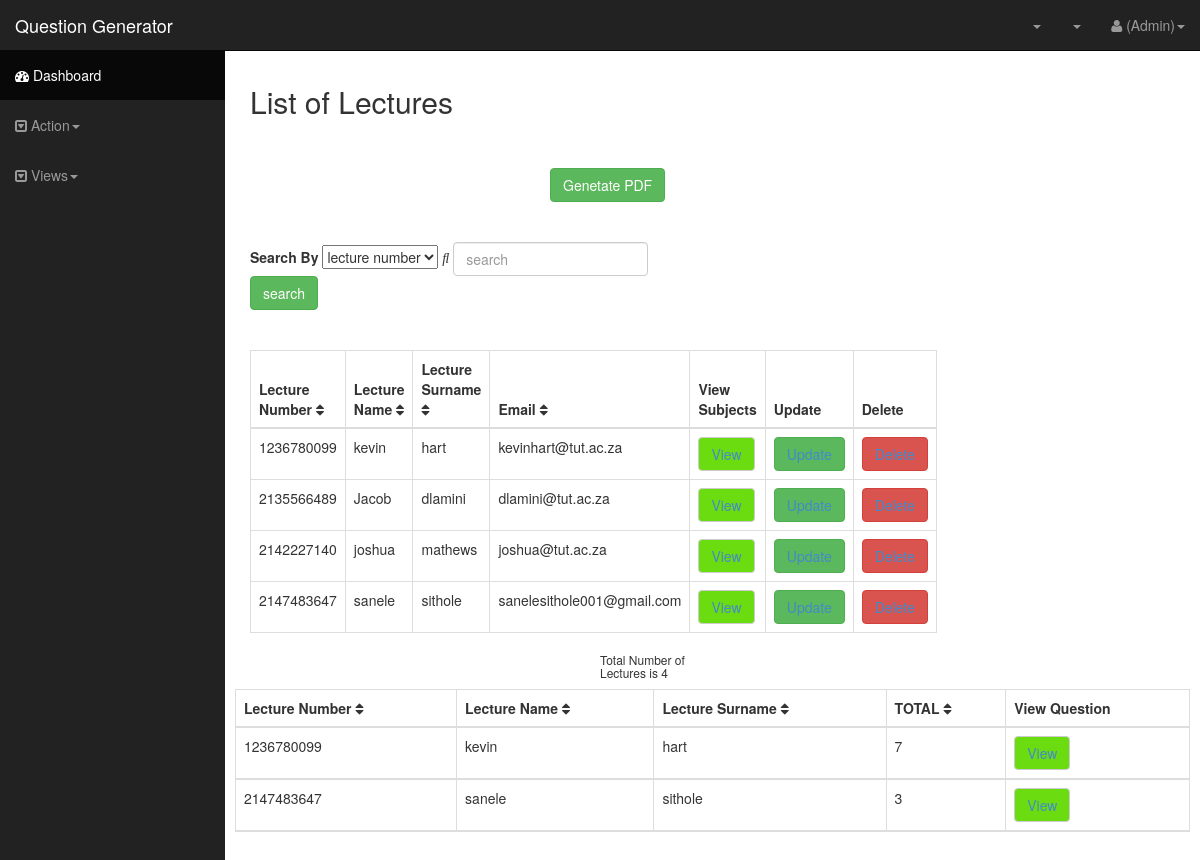
The app's page /admin.php with its own data.
### tables this page shows
CREATE TABLE `lecture` (
  `lecture_id` int(10) NOT NULL,
  `lecture_name` varchar(20) NOT NULL,
  `lecture_surname` varchar(20) NOT NULL,
  `lecture_emai` varchar(30) NOT NULL
);

### admin.php (the view, shortened to what this page needs)
<?php
include("connection.php");
?>
<!DOCTYPE html>
<html lang="en">
  <head>
    <link href="css/bootstrap.css" rel="stylesheet">
    <link href="css/sb-admin.css" rel="stylesheet">
    <link rel="stylesheet" href="font-awesome/css/font-awesome.min.css">
    <link rel="stylesheet" href="http://cdn.oesmith.co.uk/morris-0.4.3.min.css">
  </head>
  <body>
    <div id="wrapper">
      <nav class="navbar navbar-inverse navbar-fixed-top" role="navigation">
        <div class="navbar-header">
          <a class="navbar-brand" href="#">Question Generator</a>
        </div>
        <div class="collapse navbar-collapse navbar-ex1-collapse">
          <ul class="nav navbar-nav side-nav">
            <li class="active"><a href="#"><i class="fa fa-dashboard"></i> Dashboard</a></li>
         <li class="dropdown">
         <a href="#" class="dropdown-toggle" data-toggle="dropdown"><i class="fa fa-caret-square-o-down"></i> Action<b class="caret"></b></a>
            </li>
            <li class="dropdown">
              <a href="#" class="dropdown-toggle" data-toggle="dropdown"><i class="fa fa-caret-square-o-down"></i> Views<b class="caret"></b></a>
            </li>
          </ul>
          <ul class="nav navbar-nav navbar-right navbar-user">
            <li class="dropdown messages-dropdown">
              <a href="#" class="dropdown-toggle" data-toggle="dropdown"><i class=""></i> <span class="badge"></span> <b class="caret"></b></a>
            </li>
            <li class="dropdown alerts-dropdown">
              <a href="#" class="dropdown-toggle" data-toggle="dropdown"><i class=""></i>  <span class="badge"></span> <b class="caret"></b></a>
            <li class="dropdown user-dropdown">
              <a href="#" class="dropdown-toggle" data-toggle="dropdown"><i class="fa fa-user"></i> <?php echo $_SESSION['email'];?>(Admin)<b class="caret"></b></a>
            </li>
          </ul>
        </div>
      </nav>
      <div id="page-wrapper">
        <div class="row">
        <div class="col-lg-6">
            <h2>List of Lectures</h2>
             <br>
             <br>
             <form class="form-inline" method="post" action="admin.php" target="_blank">
               <input style="margin-left:300px;" class="btn btn-success" type="submit" name="pdf" value="Genetate PDF">
             </form>
              <br>
              <br>
             <form class="form-inline" method="post" action="admin.php">
               <label>Search By</label>
               <select name="filter">
               <option value="lecture number">lecture number</option>
               </select>
               <i class="fas fa-search" aria-hidden="true"></i>
               <input  class="form-control  form-control-sm ml-3 w-75" type="text" name="query" placeholder="search" aria-lebel = "search">
               <input class="btn btn-success" type="submit" name="search" value="search">
             </form>
             <br>
             <br>
            <div class="table-responsive">
              <table class="table table-bordered table-hover tablesorter">
                <thead>
                  <tr>
                    <th>Lecture Number <i class="fa fa-sort"></i></th>
                    <th>Lecture Name <i class="fa fa-sort"></i></th>
                    <th>Lecture Surname <i class="fa fa-sort"></i></th>
                    <th>Email <i class="fa fa-sort"></i></th>
                    <th>View Subjects </th>
                    <th>Update </th>
                    <th>Delete </th>
                  </tr>
                </thead>
                <tbody>
                <?php
                 if(isset($_POST['search']))
                 {
                  $dataless = "no matching record found";
                  $filter = $_POST['query'];
                  $keyword =$_POST['filter'];
                  if($keyword = "lecture number")
                  {
                    $sql = "SELECT * FROM lecture WHERE  lecture_id LIKE '%$filter%' ";
                    $results = mysqli_query($con,$sql) or die(mysqli_error($con));
                    $rows = mysqli_num_rows($results) or die(mysqli_error($con));
                    if($rows > 0)
                    {
                     while($row = mysqli_fetch_array($results))
                     {
                           $id = $row ['lecture_id'];
                           $name = $row ['lecture_name'];
                           $surname = $row ['lecture_surname'];
                           $email = $row ['lecture_emai'];
                           ?>
                            <tr>
                            <td><?php echo $id;?></td>
                            <td><?php echo $name;?></td>
                            <td><?php echo $surname;?></td>
                            <td><?php echo $email;?></td>
                            <td><button type="submit" class="btn btn-default"  name="save"id="save"><a href ="lectureSubj.php?id=<?php echo $id ?>">View</a></button></td>
                            <td><button type="submit" class="btn btn-success"  name="save"id="save"><a href="lectureUpd.php?id=<?php echo $id ?>">Update</a></button></td>
                            <td><button type="submit" class="btn btn-danger"  name="save"id="save"><a href="lectureDel.php?id=<?php echo $id ?>"  onclick="return confirm('Are you sure you want to delete?')">Delete</a></button> </td>
                            </tr>
                            <?php
                         }
                    }
                    else{
                           ?>
                               <tr>
                                <td><?php  echo $dataless; ?></td>
                               </tr>
                           <?php
                    }
                  }
                  else{
                    $sql = "SELECT * FROM lecture WHERE  lecture_surname LIKE '%$filter%'";
                    $results = mysqli_query($con,$sql) or die(mysqli_error($con));
                    $rows = mysqli_num_rows($results) or die(mysqli_error($con));
                    if($rows > 0)
                    {
                     while($row = mysqli_fetch_array($results))
                     {
                           $id = $row ['lecture_id'];
                           $name = $row ['lecture_name'];
                           $surname = $row ['lecture_surname'];
                           $email = $row ['lecture_emai'];
                           ?>
                            <tr>
                            <td><?php echo $id;?></td>
                            <td><?php echo $name;?></td>
                            <td><?php echo $surname;?></td>
                            <td><?php echo $email;?></td>
                            <td><button type="submit" class="btn btn-default"  name="save"id="save"><a href ="lectureSubj.php?id=<?php echo $id ?>">View</a></button></td>
                            <td><button type="submit" class="btn btn-success"  name="save"id="save"><a href="lectureUpd.php?id=<?php echo $id ?>">Update</a></button></td>
                            <td><button type="submit" class="btn btn-danger"  name="save"id="save"><a href="lectureDel.php?id=<?php echo $id ?>"  onclick="return confirm('Are you sure you want to delete?')">Delete</a></button> </td>
                            </tr>
                            <?php
                         }
                    }
                    else{
                           ?>
                               <tr>
                                <td><?php  echo $dataless; ?></td>
                               </tr>
                           <?php
                    }
                  }
                 }
                 else
                 {
                  $sql = "SELECT * FROM lecture ";
                  $results = mysqli_query($con,$sql);
                  while($row = mysqli_fetch_array($results))
                  {
                        $id = $row ['lecture_id'];
                        $name = $row ['lecture_name'];
                        $surname = $row ['lecture_surname'];
                        $email = $row ['lecture_emai'];
                ?>
                  <tr>
                    <td><?php echo $id;?></td>
                    <td><?php echo $name;?></td>
                    <td><?php echo $surname;?></td>
                    <td><?php echo $email;?></td>
                    <td><button type="submit" class="btn btn-default"  name="save"id="save"><a href ="lectureSubj.php?id=<?php echo $id ?>">View</a></button></td>
                    <td><button type="submit" class="btn btn-success"  name="save"id="save"><a href="lectureUpd.php?id=<?php echo $id ?>">Update</a></button></d>
                    <td><button type="submit" class="btn btn-danger"  name="save"id="save"><a href="lectureDel.php?id=<?php echo $id ?>"  onclick="return confirm('Are you sure you want to delete?')">Delete</a></button> </td>
               </tr>
                  <?php
                    }
                  }
                  ?>
                </tbody>
              </table>
              <?php
               $count = "";
                $sql = "SELECT COUNT(lecture_id) id FROM lecture";
                $results = mysqli_query($con,$sql);
                while($row = mysqli_fetch_array($results))
                {
                    $count = $row['id'];
                }
             ?>
                <h6 style="margin-left:350px;">Total Number of Lectures is <?php echo $count; ?></h6>
            </div>
          </div>
          <br>
          <br>
          <div class="table-responsive">
              <table class="table table-bordered table-hover tablesorter">
                <thead>
                  <tr>
                    <th>Lecture Number <i class="fa fa-sort"></i></th>
                    <th>Lecture Name <i class="fa fa-sort"></i></th>
                    <th>Lecture Surname <i class="fa fa-sort"></i></th>
                    <th>TOTAL <i class="fa fa-sort"></i></th>
                    <th>View Question </th>
          <?php
             $sql = "SELECT l.lecture_id,l.lecture_name,l.lecture_surname,COUNT(q.question_id)AS paper FROM lecture l,question_paper q
             WHERE l.lecture_id = q.lecture_id
             GROUP BY l.lecture_id,l.lecture_name,l.lecture_surname;";
             $res = mysqli_query($con,$sql);
             while($row = mysqli_fetch_array($res))
             {
                 $id = $row ['lecture_id'];
                  $name = $row ['lecture_name'];
                  $surname = $row ['lecture_surname'];
                 $count = $row['paper'];
                 ?>
                    <tr>
                    <td><?php echo $id;?></td>
                    <td><?php echo $name;?></td>
                    <td><?php echo $surname;?></td>
                    <td><?php echo $count;?></td>
                    <td><button type="submit" class="btn btn-default"  name="save"id="save"><a href ="lectureQuest.php?id=<?php echo $id ?>">View</a></button></td>
               </tr>
                 <?php
             }
          ?>
      </table>
        </div>
      </div>
    </div>
  </body>
</html>

### css/sb-admin.css (style rules this page uses)
body { margin-top: 50px; }
#wrapper { padding-left: 0; }
#page-wrapper { width: 100%; padding: 5px 15px; }
table.tablesorter thead { cursor: pointer; }
@media (min-width:768px) { #wrapper { padding-left: 225px; } }
@media (min-width:768px) { #page-wrapper { padding: 15px 25px; } }
@media (min-width:768px) { .side-nav { margin-left: -225px; left: 225px; width: 225px; position: fixed; top: 50px; height: 100%; border-radius: 0; border: none; background-color: #222222; overflow-y: auto; } }
@media (min-width:768px) { .side-nav>li>a { width: 225px; } }
@media (min-width:768px) { .navbar-collapse { padding-left: 15px !important; padding-right: 15px !important; } }

### records on screen
lecture: lecture_id "1236780099", lecture_name "kevin", lecture_surname "hart", lecture_emai "kevinhart@tut.ac.za", count "7"
lecture: lecture_id "2135566489", lecture_name "Jacob", lecture_surname "dlamini", lecture_emai "dlamini@tut.ac.za"
lecture: lecture_id "2142227140", lecture_name "joshua", lecture_surname "mathews", lecture_emai "joshua@tut.ac.za"
lecture: lecture_id "2147483647", lecture_name "sanele", lecture_surname "sithole", lecture_emai "sanelesithole001@gmail.com", count "3"

### other values on screen
$count "4"
